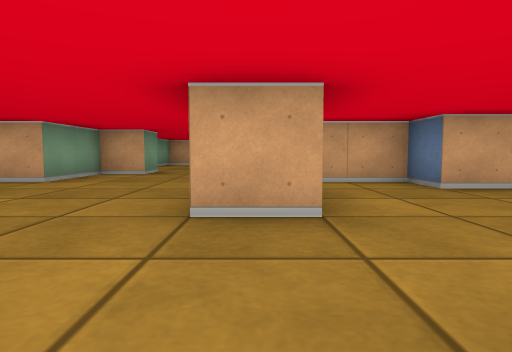
View 1 (above)

16 first-person views from a walk through a cub3D level. The camera is about half as high as the walls, tilts 4° down and sees 75° across. The floor is counted in squares. Each view is taken from the middle of a square. On the plan, view 1 faces up. The plan holds only what a view shows up to about 9 squares ahead; the rest is blank.

View 2
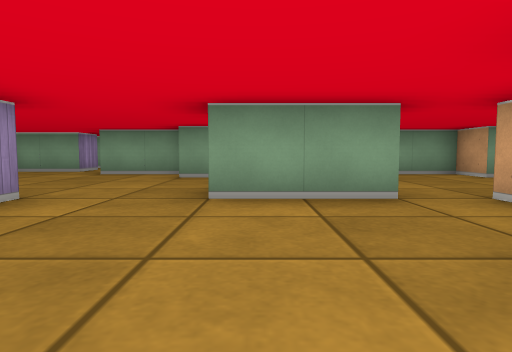

View 3
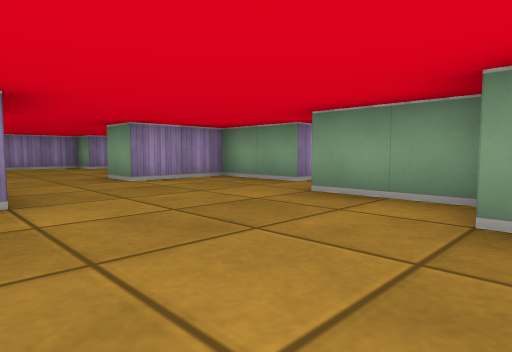

View 4
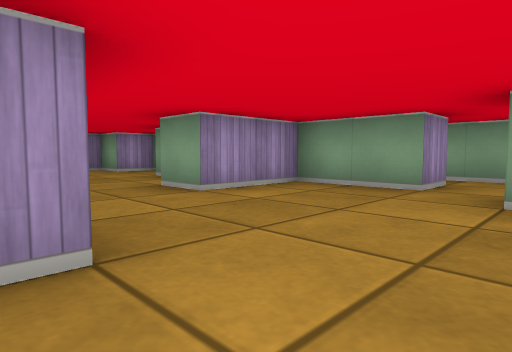

View 5
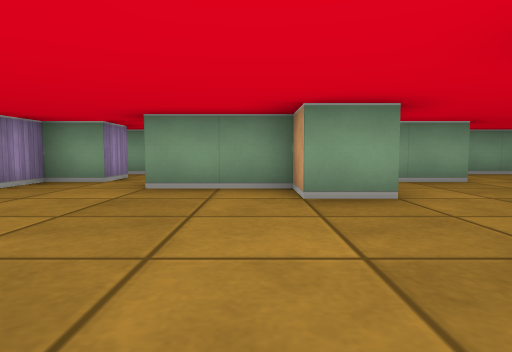

View 6
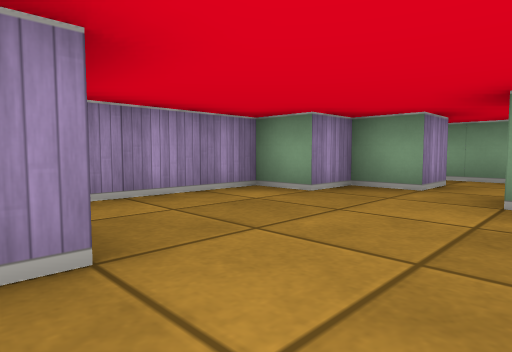

View 7
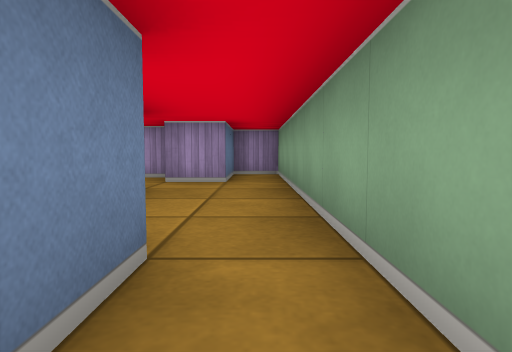

View 8
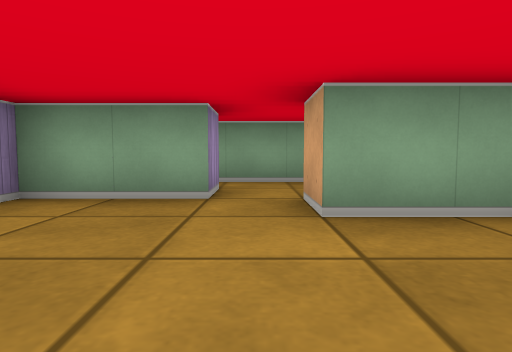

View 9
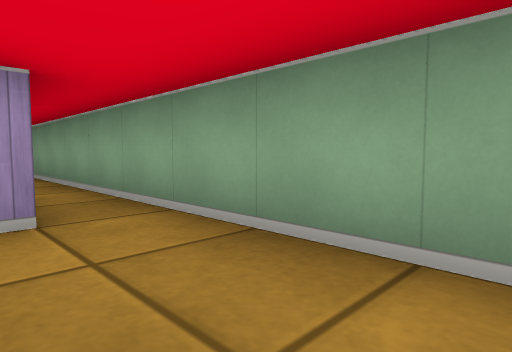

View 10
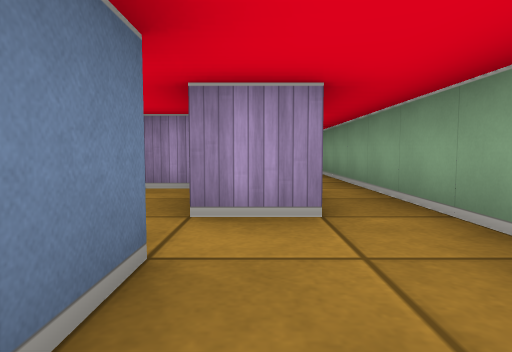

View 11
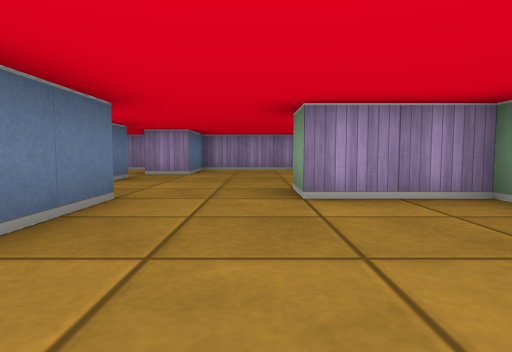

View 12
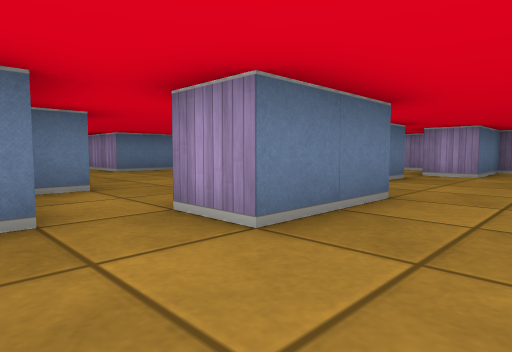

View 13
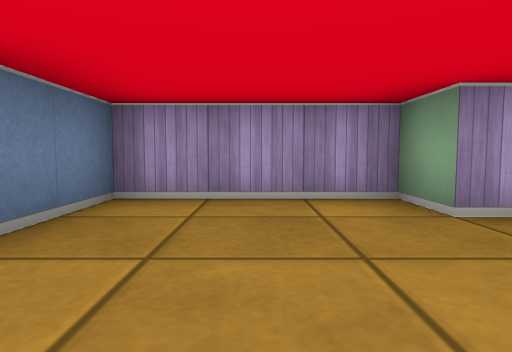

View 14
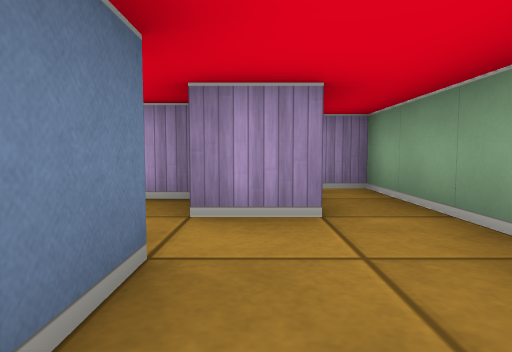

View 15
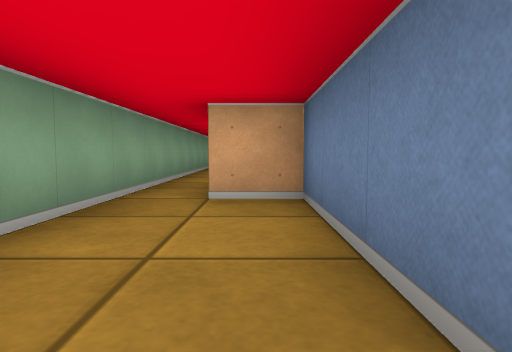

View 16
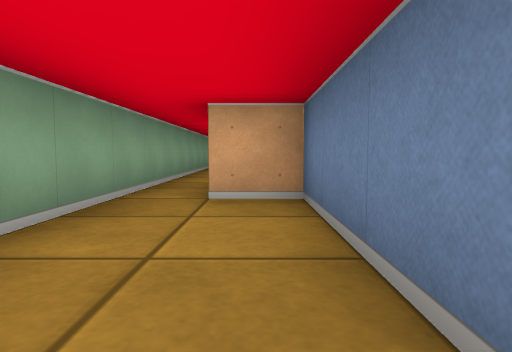

### Floor plan
Points are (right, up) in squares from view 1. A wall is a line through its corners. A room is listed if a view was taken in it or the views show most of it. See-through windows are left out.
Room 1 (views 1, 3, 4, 11, 12)
walls: (-4.5, -1.5) (-4.5, -3.5) (-2.5, -3.5) (-2.5, -4.5); (-3.5, 1.4) (-3.5, -0.5); (-0.5, -3.6) (-0.5, -1.5) (0.5, -1.5); (0.5, 2.5) (-0.5, 2.5)
ways out: opening at (0, 1.4) to room 2; opening at (-1.5, -3.5) to room 3; opening at (-5, -1) to room 4
Room 2 (views 2, 5, 8)
walls: (3.5, 4.5) (2.5, 4.5) (2.5, 5.5) (0.5, 5.5); (-2.5, 8.5) (-2.5, 7.5) (-3.5, 7.5) (-3.5, 5.5) (-4.5, 5.5); (0.5, 4.6) (0.5, 2.5); (-4.5, 4.5) (-4.5, 2.5) (-3.5, 2.5); (-2.5, 2.1) (-2.5, 1.5); (2.5, -1.6) (2.5, -0.9); (6.5, -4.4) (6.5, -3.5) (7.2, -3.5)
ways out: opening at (0, 1.4) to room 1; opening at (1, -5.3) to room 3; opening at (-5, 6.5) to room 5
Room 3 (views 6, 13)
walls: (0.5, -6.6) (0.5, -5.8); (-4.5, -7.5) (-4.5, -8.5) (-3.5, -8.5) (-3.5, -9.5) (-0.5, -9.5) (-0.5, -7.5) (0.5, -7.5); (-2.5, -4.5) (-3.5, -4.5) (-3.5, -6.5)
ways out: opening at (-1.5, -3.5) to room 1; opening at (1, -5.3) to room 2; opening at (-5, -7) to room 6
Room 4 (views 7, 16)
walls: (-5.5, -1.5) (-4.5, -1.5); (-4.5, -0.4) (-4.5, 1.5); (-6.5, 1.5) (-6.5, -4.5); (-5.5, -3.5) (-5.5, -2.6); (-4.5, -4.5) (-4.5, -3.5); (-4.5, 2.5) (-5.5, 2.5)
ways out: opening at (-5, -1) to room 1; opening at (-6, 2) to room 5; opening at (-6, -4) to room 6
Room 5 (views 9, 10)
walls: (-5.6, 4.5) (-4.5, 4.5); (-4.5, 5.5) (-4.5, 6.4); (-6.5, 8) (-6.5, 1.5); (-4.5, 1.5) (-4.5, 2.5)
ways out: opening at (-5, 6.5) to room 2; opening at (-6, 2) to room 4
Room 6 (views 14, 15)
walls: (-4.5, -6.5) (-4.5, -4.5); (-6.5, -4.5) (-6.5, -9.5) (-5.5, -9.5) (-5.5, -7.5) (-4.5, -7.5); (-4.5, -3.5) (-5.5, -3.5)
ways out: opening at (-5, -7) to room 3; opening at (-6, -4) to room 4

Positions as (right, up) in squares from view 1, and headings:
1: (0, 0), facing up
2: (4, 3), facing left
3: (0, 2), facing down-left
4: (0, 0), facing down-left
5: (1, -5), facing left
6: (0, -6), facing down-left
7: (-6, -2), facing down
8: (-1, 5), facing left
9: (-5, 7), facing down-left
10: (-5, 7), facing down
11: (-2, 0), facing down
12: (-2, 0), facing down-right
13: (-2, -6), facing down
14: (-5, -5), facing down
15: (-5, -7), facing up
16: (-5, -1), facing up
